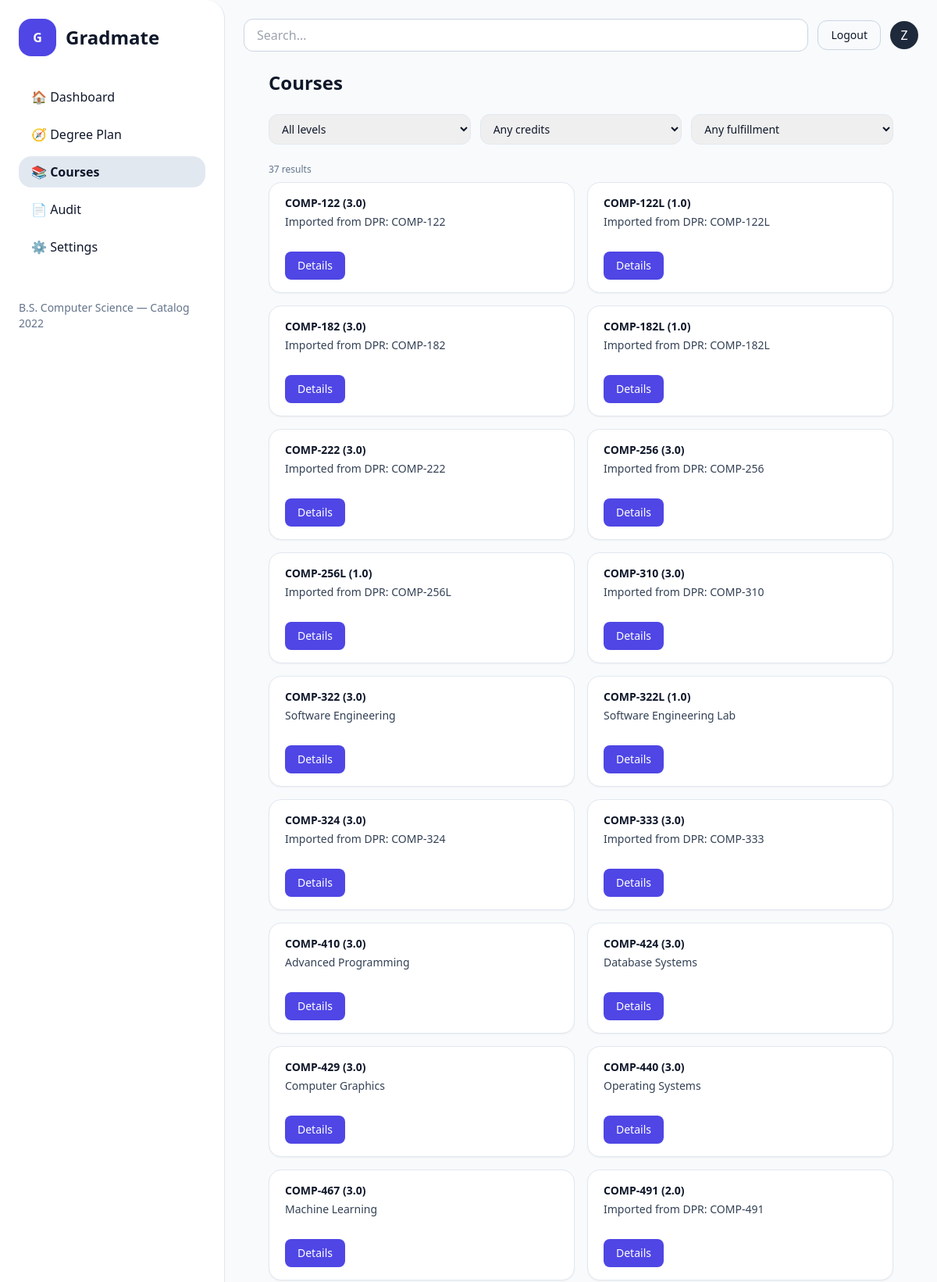
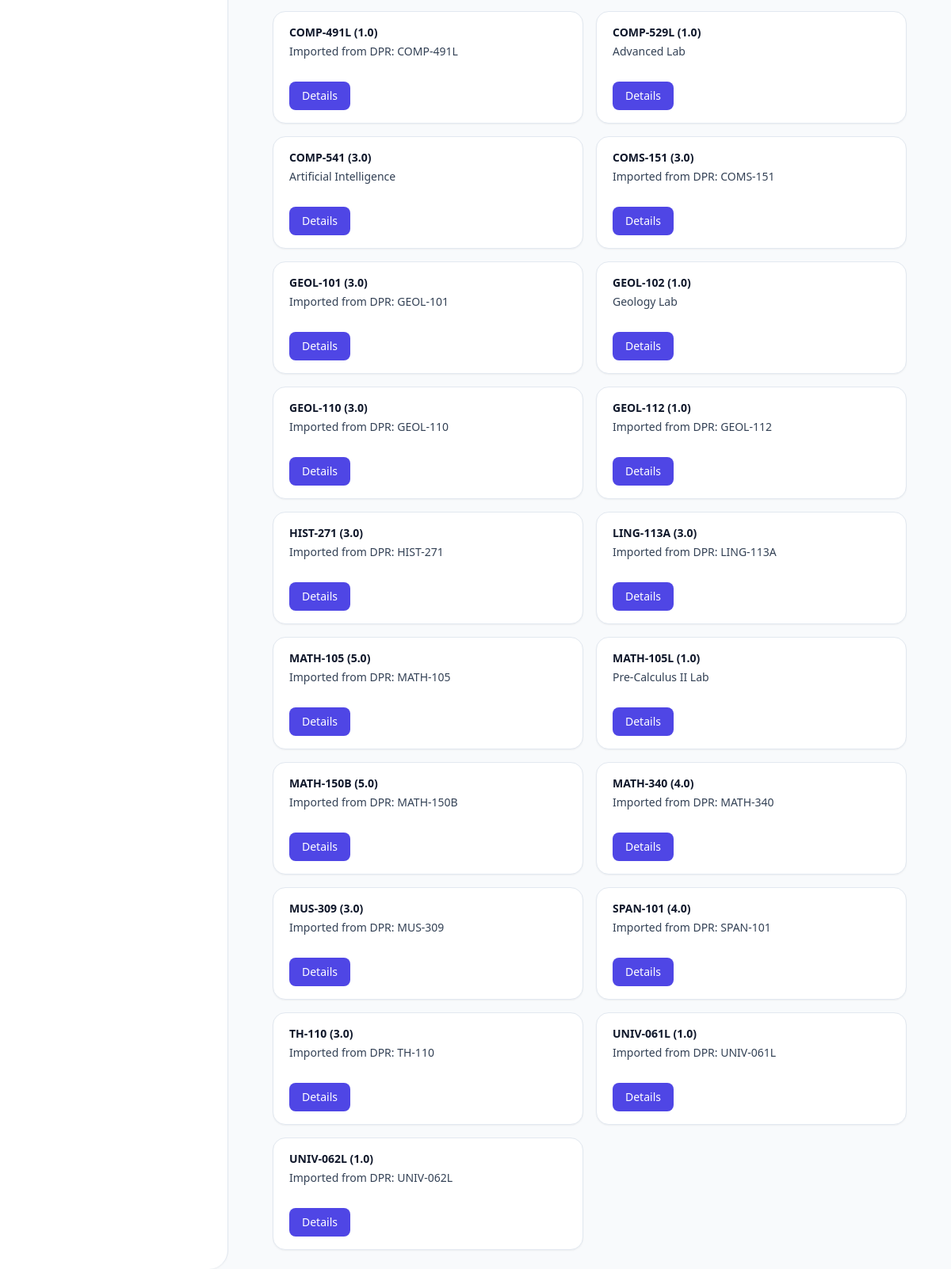
The app's page /courses/ (signed in) with its own data (2 pictures, top to bottom).
### users/models.py (models this page shows, shortened)
class StudentProfile(models.Model):
    PROGRAM_CHOICES = [
        ("BS_CS", "B.S. Computer Science"),
        ("BS_IT", "B.S. Information Technology"),
        ("MS_CS", "M.S. Computer Science"),
        ("MBA", "MBA"),
    ]
    user = models.OneToOneField(
        settings.AUTH_USER_MODEL, on_delete=models.CASCADE, related_name="profile"
    )
    completed_codes = models.TextField(blank=True, default="")
    program = models.CharField(max_length=32, choices=PROGRAM_CHOICES)
    catalog_year = models.PositiveSmallIntegerField(
        validators=[MinValueValidator(2000), MaxValueValidator(2100)],
        help_text="e.g., 2024",
    )
    avg_credits_per_term = models.PositiveIntegerField(default=15)
    max_credits_next_term = models.PositiveIntegerField(default=15)

class Course(models.Model):
    program = models.CharField(max_length=32, choices=StudentProfile.PROGRAM_CHOICES)
    catalog_year = models.PositiveSmallIntegerField(
        validators=[MinValueValidator(2000), MaxValueValidator(2100)]
    )
    tags = models.ManyToManyField(
        Tag,
        blank=True,
        related_name="courses",
        help_text="Optional labels like LAB, SUPPORT, GE-QR, etc.",
    )
    code = models.CharField(max_length=16)
    title = models.CharField(max_length=128)
    credits = models.DecimalField(max_digits=4, decimal_places=1, default=3.0)
    subject = models.CharField(max_length=32, blank=True, default="")
    level = models.CharField(max_length=50, null=True, blank=True)
    section = models.CharField(max_length=16, blank=True, default="")
    description = models.TextField(blank=True, default="")
    prerequisites = models.ManyToManyField(
        "self",
        symmetrical=False,
        blank=True,
        related_name="as_prerequisite_for",
    )
    corequisites = models.ManyToManyField(
        "self",
        symmetrical=False,
        blank=True,
        related_name="as_corequisite_for",
    )
    offered_in = models.ManyToManyField(Term, related_name="offerings", blank=True)
    PREREQ_MODES = (
        ("ALL", "All listed are required"),
        ("ANY", "Any one is sufficient"),
    )
    prereq_mode = models.CharField(max_length=3, choices=PREREQ_MODES, default="ALL")
    class Meta:
        unique_together = (("program", "catalog_year", "code"),)
        ordering = ["program", "catalog_year", "code"]

### users/views.py (the view, shortened to what this page needs)
# urls.py: path("courses/", users_views.courses_page, name="courses"),
@profile_required
def courses_page(request):
    profile = get_object_or_404(StudentProfile, user=request.user)
    base_qs = (
        Course.objects
        .filter(program=profile.program, catalog_year=profile.catalog_year)
        .prefetch_related("tags")
        .order_by("subject", "code")
    )
    q = request.GET.get("q", "").strip()
    courses = list(base_qs)
    level_param = request.GET.get("level", "").strip()
    LEVEL_RANGES = {
        "000-099": (0, 99),
        "100-199": (100, 199),
        "200-299": (200, 299),
        "300-399": (300, 399),
        "400-499": (400, 499),
        "500+": (500, 9999),
    }
    def parse_number_from_code(code: str):
        digits = "".join(ch for ch in (code or "") if ch.isdigit())
        return int(digits) if digits else None
    credits_param = request.GET.get("credits", "").strip()
    tag_param = request.GET.get("tag", "").strip()
    if tag_param:
        courses = [c for c in courses if any(t.name == tag_param for t in c.tags.all())]
    level_choices = [
        ("", "All levels"),
        ("000-099", "000–099"),
        ("100-199", "100–199"),
        ("200-299", "200–299"),
        ("300-399", "300–399"),
        ("400-499", "400–499"),
        ("500+", "500 and above"),
    ]
    credit_choices = [
        ("", "Any credits"),
        ("1", "1 credit"),
        ("2", "2 credits"),
        ("3", "3 credits"),
        ("4", "4 credits"),
        ("5", "5 credits"),
    ]
    fulfillment_labels = [
        "GE Section A",
        "GE Section B",
        "GE Section C",
        "GE Section D",
        "GE Section E",
        "GE Section F",
        "GE Quantitative Reasoning",
        "Lower Division Core",
        "Lower Division Elective",
        "Upper Division Core",
        "Upper Division GE",
        "Ethnic Studies",
        "Writing Skills",
        "Senior Elective Division",
    ]
    fulfillment_choices = [("", "Any fulfillment")] + [(label, label) for label in fulfillment_labels]
    ctx = {
        "courses": courses,
        "profile": profile,
        "q": q,
        "selected_level": level_param,
        "selected_credits": credits_param,
        "selected_tag": tag_param,
        "level_choices": level_choices,
        "credit_choices": credit_choices,
        "fulfillment_choices": fulfillment_choices,
        "results_count": len(courses),
    }
    if _wants_partial(request):
        return render(request, "courses_list.html", ctx)
    return render(request, "courses.html", ctx)

### users/views.py (called while the page is built)
def _wants_partial(request) -> bool:
    return (
        request.GET.get("partial") == "1"
        or request.headers.get("X-Requested-With") in {"fetch", "XMLHttpRequest"}
    )

def profile_required(viewfunc):
    @wraps(viewfunc)
    @login_required
    def _wrapped(request, *args, **kwargs):
        profile = StudentProfile.objects.filter(user=request.user).first()
        if not profile:
            messages.info(request, "Create your student profile to continue.")
            next_url = request.get_full_path()
            return redirect(f"{reverse('setup_profile')}?next={next_url}")
        request.profile = profile
        return viewfunc(request, *args, **kwargs)
    return _wrapped

### templates/courses.html (shortened to what this page needs)
{% extends "base.html" %}
{% block content %}
<div class="px-4 sm:px-6 lg:px-8">
  <h1 class="text-2xl font-semibold text-slate-900 mb-6">Courses</h1>
<form id="filters-form" method="get" action="{% url 'courses' %}"
class="grid grid-cols-1 md:grid-cols-3 gap-3 mb-6">
<div>
<select id="level"
      name="level"
      class="w-full rounded-xl border border-slate-200 px-3 py-2 text-sm"
>
{% for value, label in level_choices %}
  <option value="{{ value }}"
          {% if value == selected_level %}selected{% endif %}>
    {{ label }}
  </option>
{% endfor %}
</select>
</div>
<div>
<select id="credits"
      name="credits"
      class="w-full rounded-xl border border-slate-200 px-3 py-2 text-sm"
>
{% for value, label in credit_choices %}
  <option value="{{ value }}"
          {% if value == selected_credits %}selected{% endif %}>
    {{ label }}
  </option>
{% endfor %}
</select>
</div>
<div>
<select id="tag"
      name="tag"
      class="w-full rounded-xl border border-slate-200 px-3 py-2 text-sm"
>
{% for value, label in fulfillment_choices %}
  <option value="{{ value }}"
          {% if value == selected_tag %}selected{% endif %}>
    {{ label }}
  </option>
{% endfor %}
</select>
</div>
</form>
  <p class="text-xs text-slate-500 mb-2">{{ courses|length }} results</p>
  <div class="grid grid-cols-1 md:grid-cols-2 xl:grid-cols-3 gap-4">
    {% for c in courses %}
      <div class="bg-white rounded-2xl border border-slate-200 shadow-sm px-5 py-4 flex flex-col justify-between">
        <div>
          <p class="text-sm font-semibold text-slate-900">
            {{ c.code }} ({{ c.credits }})
          </p>
          <p class="mt-1 text-sm text-slate-700">
            {{ c.title }}
          </p>
        </div>
        <div class="mt-4">
          <a
            href="{% url 'course_detail' c.id %}?partial=1"
            data-course-url="{% url 'course_detail' c.id %}?partial=1"
            class="inline-flex items-center justify-center rounded-lg bg-indigo-600 text-white px-4 py-2 text-sm font-medium hover:bg-indigo-700"
          >
            Details
          </a>
        </div>
      </div>
    {% empty %}
      <p class="text-sm text-slate-600">No courses found for your program / catalog year.</p>
    {% endfor %}
  </div>
</div>
{% endblock %}

### templates/base.html (shortened to what this page needs)
{% load static %}
<!doctype html>
<html lang="en">
<head>
  <script src="https://cdn.tailwindcss.com"></script>
</head>
<body class="bg-slate-50 text-slate-900 min-h-screen">
  <div class="min-h-screen flex">
    <aside class="w-72 bg-white border-r border-slate-200 p-6 rounded-r-3xl shadow-sm">
      <div class="flex items-center gap-3 mb-8">
        <div class="h-12 w-12 rounded-2xl bg-indigo-600 text-white grid place-items-center font-bold select-none">G</div>
        <span class="text-2xl font-semibold select-none">Gradmate</span>
      </div>
      {% with current=request.resolver_match.url_name %}
      <nav aria-label="Main" class="space-y-2">
        <ul class="space-y-2">
          <li>
            <a href="{% url 'dashboard' %}"
               class="block px-4 py-2 rounded-2xl hover:bg-slate-100 {% if current == 'dashboard' %}bg-slate-200 font-semibold{% endif %}">
               🏠 <span>Dashboard</span>
            </a>
          </li>
          <li>
            <a href="{% url 'degree_plan' %}"
               class="block px-4 py-2 rounded-2xl hover:bg-slate-100 {% if current == 'degree_plan' %}bg-slate-200 font-semibold{% endif %}">
               🧭 <span>Degree Plan</span>
            </a>
          </li>
          <li>
            <a href="{% url 'courses' %}"
               class="block px-4 py-2 rounded-2xl hover:bg-slate-100 {% if current == 'courses' %}bg-slate-200 font-semibold{% endif %}">
               📚 <span>Courses</span>
            </a>
          </li>
          <li>
            <a href="{% url 'audit' %}"
               class="block px-4 py-2 rounded-2xl hover:bg-slate-100 {% if current == 'audit' %}bg-slate-200 font-semibold{% endif %}">
               📄 <span>Audit</span>
            </a>
          </li>
          <li>
            <a href="{% url 'settings' %}"
               class="block px-4 py-2 rounded-2xl hover:bg-slate-100 {% if current == 'settings' %}bg-slate-200 font-semibold{% endif %}">
               ⚙️ <span>Settings</span>
            </a>
          </li>
        </ul>
      </nav>
      {% endwith %}
      <div class="mt-12 text-sm text-slate-500 select-none">
        {% if profile %}{{ profile.get_program_display }} — Catalog {{ profile.catalog_year }}{% endif %}
      </div>
    </aside>
    <main class="flex-1 p-6 relative z-10">
      <div class="flex items-center gap-3 mb-6">
        <form action="{% url 'courses' %}" method="get" role="search" class="flex-1">
          <input
            id="global-search"
            name="q"
            type="search"
            placeholder="Search…"
            value="{{ request.GET.q|default:'' }}"
            class="w-full rounded-xl border border-slate-300 px-4 py-2 outline-none focus:ring-2 focus:ring-indigo-500"
            autocomplete="off"
            autofocus
          >
        </form>
        <form action="{% url 'logout' %}" method="post" class="inline">
          <button type="submit" class="inline-flex items-center rounded-xl border border-slate-300 px-4 py-2 text-sm hover:bg-slate-100">
            Logout
          </button>
        </form>
        <a href="{% url 'settings' %}" title="Settings"
           class="h-9 w-9 rounded-full bg-slate-800 text-white grid place-items-center">
          {{ request.user.get_full_name|default:request.user.username|slice:":1"|upper }}
        </a>
      </div>
      {% block content %}{% endblock %}
    </main>
  </div>
</body>
</html>

### records on screen
StudentProfile: program "B.S. Computer Science", catalog_year "2022"
Course: code "COMP-122", credits "3.0", title "Imported from DPR: COMP-122"
Course: code "COMP-122L", credits "1.0", title "Imported from DPR: COMP-122L"
Course: code "COMP-182", credits "3.0", title "Imported from DPR: COMP-182"
Course: code "COMP-182L", credits "1.0", title "Imported from DPR: COMP-182L"
Course: code "COMP-222", credits "3.0", title "Imported from DPR: COMP-222"
Course: code "COMP-256", credits "3.0", title "Imported from DPR: COMP-256"
Course: code "COMP-256L", credits "1.0", title "Imported from DPR: COMP-256L"
Course: code "COMP-310", credits "3.0", title "Imported from DPR: COMP-310"
Course: code "COMP-322", credits "3.0", title "Software Engineering"
Course: code "COMP-322L", credits "1.0", title "Software Engineering Lab"
Course: code "COMP-324", credits "3.0", title "Imported from DPR: COMP-324"
Course: code "COMP-333", credits "3.0", title "Imported from DPR: COMP-333"
Course: code "COMP-410", credits "3.0", title "Advanced Programming"
Course: code "COMP-424", credits "3.0", title "Database Systems"
Course: code "COMP-429", credits "3.0", title "Computer Graphics"
Course: code "COMP-440", credits "3.0", title "Operating Systems"
Course: code "COMP-467", credits "3.0", title "Machine Learning"
Course: code "COMP-491", credits "2.0", title "Imported from DPR: COMP-491"
Course: code "COMP-491L", credits "1.0", title "Imported from DPR: COMP-491L"
Course: code "COMP-529L", credits "1.0", title "Advanced Lab"
Course: code "COMP-541", credits "3.0", title "Artificial Intelligence"
Course: code "COMS-151", credits "3.0", title "Imported from DPR: COMS-151"
Course: code "GEOL-101", credits "3.0", title "Imported from DPR: GEOL-101"
Course: code "GEOL-102", credits "1.0", title "Geology Lab"
Course: code "GEOL-110", credits "3.0", title "Imported from DPR: GEOL-110"
Course: code "GEOL-112", credits "1.0", title "Imported from DPR: GEOL-112"
Course: code "HIST-271", credits "3.0", title "Imported from DPR: HIST-271"
Course: code "LING-113A", credits "3.0", title "Imported from DPR: LING-113A"
Course: code "MATH-105", credits "5.0", title "Imported from DPR: MATH-105"
Course: code "MATH-105L", credits "1.0", title "Pre-Calculus II Lab"
Course: code "MATH-150B", credits "5.0", title "Imported from DPR: MATH-150B"
Course: code "MATH-340", credits "4.0", title "Imported from DPR: MATH-340"
Course: code "MUS-309", credits "3.0", title "Imported from DPR: MUS-309"
Course: code "SPAN-101", credits "4.0", title "Imported from DPR: SPAN-101"
Course: code "TH-110", credits "3.0", title "Imported from DPR: TH-110"
Course: code "UNIV-061L", credits "1.0", title "Imported from DPR: UNIV-061L"
Course: code "UNIV-062L", credits "1.0", title "Imported from DPR: UNIV-062L"

### other values on screen
{{ courses|length }} "37"
form field level "All levels"
form field credits "Any credits"
form field tag "Any fulfillment"
